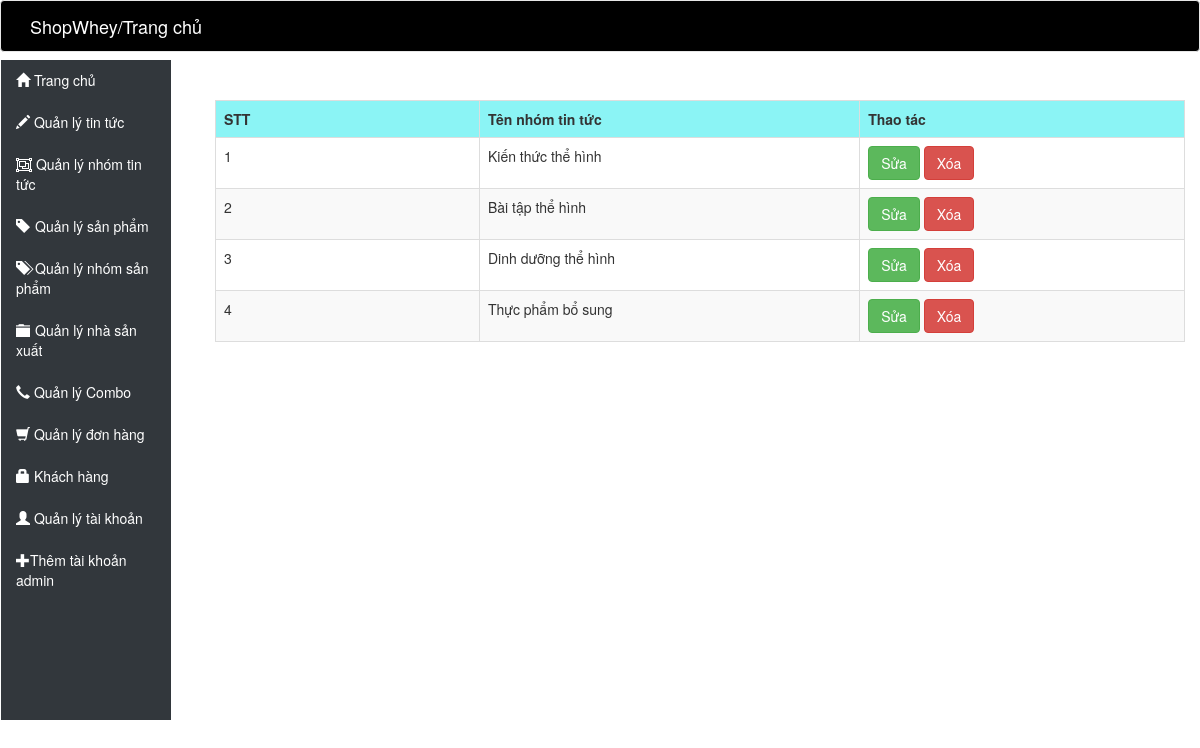
/admin/Index.php?page=quanlynhomtintuc, run on the app's committed database.
### tables this page shows
CREATE TABLE IF NOT EXISTS `tbl_news_group` (
`IdNewsGroup` int(156) NOT NULL,
  `NameNewsGroup` varchar(156) NOT NULL
);

### admin/View/quanlynhomtintuc.php (the view, shortened to what this page needs)
<head>
</head>
<?php
	$sql = "SELECT* FROM tbl_news_group";
	$query = mysqli_query($conn, $sql);
?>
	<br><br>
	<table class="table table-striped table-hover table-bordered animated zoomIn">
		<tr>
			<td style="font-weight: bold; background: #8bf4f5;">STT</td>
			<td style="font-weight: bold; background: #8bf4f5;">Tên nhóm tin tức</td>
			<td style="font-weight: bold; background: #8bf4f5;">Thao tác</td>
		</tr>
		<?php
		while ($row = mysqli_fetch_array($query)) {
			?>
		<tr>
			<td><?php echo($row["IdNewsGroup"]) ?></td>
			<td><?php echo($row["NameNewsGroup"]) ?></td>
			<td><a class="btn btn-success" href="Index.php?page=suanhomtintuc&&mantt=<?php echo $row["IdNewsGroup"] ?>">Sửa</a>  <a class="btn btn-danger" href="">Xóa</a></td>
		</tr>
		<?php
	}
	?>
</table>

### admin/View/quanlynhomtintuc.php (style rules this page uses)
td { width: 100px; white-space: nowrap; overflow: hidden; text-overflow: ellipsis; }

### data on the page
tbl_news_group: IdNewsGroup "1", NameNewsGroup "Kiến thức thể hình"
tbl_news_group: IdNewsGroup "2", NameNewsGroup "Bài tập thể hình"
tbl_news_group: IdNewsGroup "3", NameNewsGroup "Dinh dưỡng thể hình"
tbl_news_group: IdNewsGroup "4", NameNewsGroup "Thực phẩm bổ sung"
